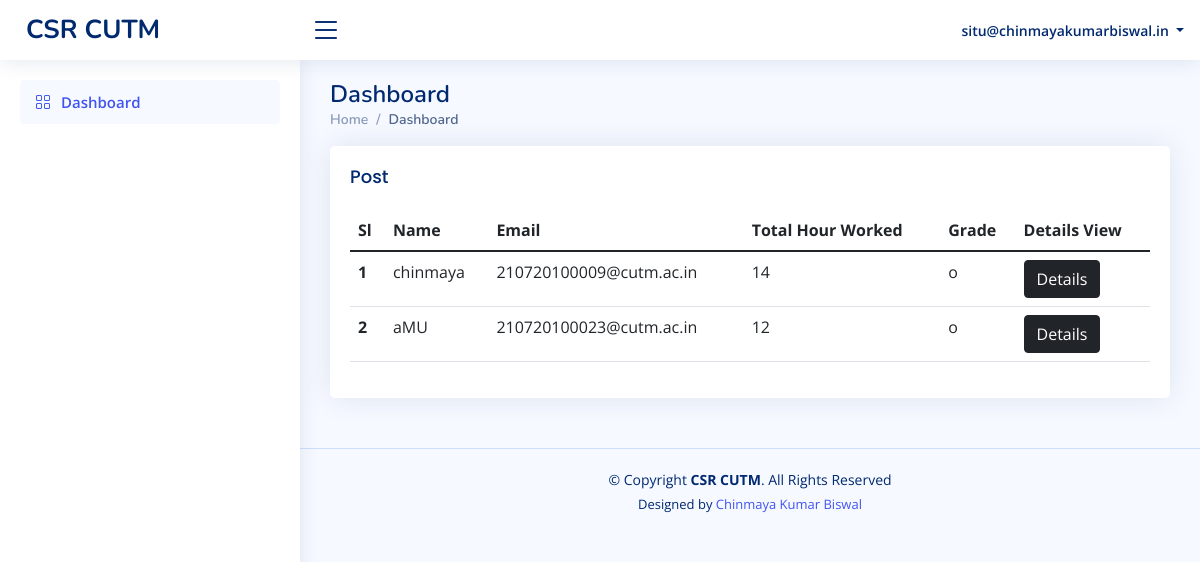
The page /adminlogin/admin.php (signed in) on the database its author committed.
### tables this page shows
CREATE TABLE `csrtimesheet` (
  `id` int(11) NOT NULL,
  `NameOfStd` varchar(255) NOT NULL,
  `emailOfStd` varchar(255) NOT NULL,
  `yearOfPr` varchar(255) NOT NULL,
  `csrPr` varchar(255) NOT NULL,
  `club` varchar(255) NOT NULL,
  `date` varchar(255) NOT NULL,
  `fromTime` varchar(255) NOT NULL,
  `endTime` varchar(255) NOT NULL,
  `totalTime` varchar(255) NOT NULL,
  `status` varchar(255) NOT NULL
);

### includes/function.php (called while the page is built, shortened)
<?php
    function getAllPostAdmin($db){
        $query="SELECT NameOfStd,emailOfStd,totalTime,id,SUM(totalTime) as totalTime FROM csrtimesheet GROUP BY emailOfStd ORDER BY id DESC";
        $run=mysqli_query($db,$query);
        $data=array();
        while($d=mysqli_fetch_assoc($run)){
            $data[]=$d;
        }
        return $data;
    }
?>

### adminlogin/admin.php (the view, shortened to what this page needs)
<?php
require('../includes/function.php');
$uemail=$_SESSION['email'];
  ?>
<!DOCTYPE html>
<html lang="en">
<head>
  <link href="assets/vendor/bootstrap/css/bootstrap.min.css" rel="stylesheet">
  <link href="assets/vendor/bootstrap-icons/bootstrap-icons.css" rel="stylesheet">
  <link href="assets/vendor/boxicons/css/boxicons.min.css" rel="stylesheet">
  <link href="assets/vendor/quill/quill.snow.css" rel="stylesheet">
  <link href="assets/vendor/quill/quill.bubble.css" rel="stylesheet">
  <link href="assets/vendor/remixicon/remixicon.css" rel="stylesheet">
  <link href="assets/vendor/simple-datatables/style.css" rel="stylesheet">
  <link href="assets/css/style.css" rel="stylesheet">
</head>
<body>
  <header id="header" class="header fixed-top d-flex align-items-center">
    <div class="d-flex align-items-center justify-content-between">
      <a href="admin.php" class="logo d-flex align-items-center">
        <span class="d-none d-lg-block">CSR CUTM</span>
      </a>
      <i class="bi bi-list toggle-sidebar-btn"></i>
    </div>
    <nav class="header-nav ms-auto">
      <ul class="d-flex align-items-center">
        <li class="nav-item dropdown pe-3">
          <a class="nav-link nav-profile d-flex align-items-center pe-0" href="#" data-bs-toggle="dropdown">
            <span class="d-none d-md-block dropdown-toggle ps-2"><?=$uemail?></suserNamepan>
          </a>
        </li>
      </ul>
    </nav>
  </header>
  <aside id="sidebar" class="sidebar">
    <ul class="sidebar-nav" id="sidebar-nav">
      <li class="nav-item">
        <a class="nav-link " href="admin.php">
          <i class="bi bi-grid"></i>
          <span>Dashboard</span>
        </a>
      </li>
    </ul>
  </aside>
  <main id="main" class="main">
    <div class="pagetitle">
      <h1>Dashboard</h1>
      <nav>
        <ol class="breadcrumb">
          <li class="breadcrumb-item"><a href="admin.php">Home</a></li>
          <li class="breadcrumb-item active">Dashboard</li>
        </ol>
      </nav>
    </div>
    <section class="section">
      <div class="row">
        <div class="col-lg-12">
          <div class="card">
            <div class="card-body">
              <h5 class="card-title">Post</h5>
              <table class="table datatable">
                <thead>
                  <tr>
                    <th>Sl</th>
                    <th scope="col">Name</th>
                    <th scope="col">Email</th>
                    <th scope="col">Total Hour Worked</th>
                    <th scope="col">Grade</th>
                    <th scope="col">Details View</th>
                  </tr>
                </thead>
                <tbody>
                  <?php
                    $conn =mysqli_connect('localhost','root','','cutm_csr');
                    $posts=getAllPostAdmin($conn);
                    $count=1;
                    foreach($posts as $post){
                      if ($post['totalTime'] >= 10) {
                        $gradeIs="o";
                      }
                      elseif ($post['totalTime'] >= 9) {
                        $gradeIs="E";
                      }
                      elseif ($post['totalTime'] >= 8) {
                        $gradeIs="A";
                      }
                      elseif ($post['totalTime'] >= 7) {
                        $gradeIs="B";
                      }
                      elseif ($post['totalTime'] >= 6) {
                        $gradeIs="C";
                      }
                      elseif ($post['totalTime'] >= 5) {
                        $gradeIs="D";
                      }
                      else{
                        $gradeIs="F";
                      }
                    ?>
                      <tr>
                        <th scope="row"><?=$count?></th>
                        <td><?=$post['NameOfStd']?></td>
                        <td><?=$post['emailOfStd']?></td>
                        <td><?=$post['totalTime']?></td>
                        <td><?=$gradeIs?></td>
                        <td>
                          <a href="#" class="btn btn-dark" target="_blank" data-toggle="modal" data-target=".<?=$post['id']?>">
                            Details
                          </a>
                        </td>
                      </tr>
                    <?php
                    $count++;
                  }
                  ?>
                </tbody>
              </table>
            </div>
          </div>
        </div>
      </div>
    </section>
  </main>
  <footer id="footer" class="footer">
    <div class="copyright">
      &copy; Copyright <strong><span>CSR CUTM</span></strong>. All Rights Reserved
    </div>
    <div class="credits">
      Designed by <a href="https://chinmayakumarbiswal.in/">Chinmaya Kumar Biswal</a>
    </div>
  </footer>
</body>
</html>

### adminlogin/assets/css/style.css (style rules this page uses)
:root { scroll-behavior: smooth; }
body { font-family: "Open Sans", sans-serif; background: #f6f9ff; color: #444444; }
a { color: #4154f1; text-decoration: none; }
h1, h2, h3, h4, h5, h6 { font-family: "Nunito", sans-serif; }
#main { margin-top: 60px; padding: 20px 30px; transition: all 0.3s; }
.pagetitle { margin-bottom: 10px; }
.pagetitle h1 { font-size: 24px; margin-bottom: 0; font-weight: 600; color: #012970; }
.card { margin-bottom: 30px; border: none; border-radius: 5px; box-shadow: 0px 0 30px rgba(1, 41, 112, 0.1); }
.card-title { padding: 20px 0 15px 0; font-size: 18px; font-weight: 500; color: #012970; font-family: "Poppins", sans-serif; }
.card-body { padding: 0 20px 20px 20px; }
.breadcrumb { font-size: 14px; font-family: "Nunito", sans-serif; color: #899bbd; font-weight: 600; }
.breadcrumb a { color: #899bbd; transition: 0.3s; }
.breadcrumb .breadcrumb-item::before { color: #899bbd; }
.breadcrumb .active { color: #51678f; font-weight: 600; }
.logo { line-height: 1; }
@media (min-width: 1200px) { .logo { width: 280px; } }
.logo span { font-size: 26px; font-weight: 700; color: #012970; font-family: "Nunito", sans-serif; }
.header { transition: all 0.5s; z-index: 997; height: 60px; box-shadow: 0px 2px 20px rgba(1, 41, 112, 0.1); background-color: #fff; padding-left: 20px; }
.header .toggle-sidebar-btn { font-size: 32px; padding-left: 10px; cursor: pointer; color: #012970; }
.header-nav ul { list-style: none; }
.header-nav > ul { margin: 0; padding: 0; }
.header-nav .nav-profile { color: #012970; }
.header-nav .nav-profile span { font-size: 14px; font-weight: 600; }
.sidebar { position: fixed; top: 60px; left: 0; bottom: 0; width: 300px; z-index: 996; transition: all 0.3s; padding: 20px; overflow-y: auto; scrollbar-width: thin; scrollbar-color: #aab7cf transparent; box-shadow: 0px 0px 20px rgba(1, 41, 112, 0.1); background-color: #fff; }
@media (min-width: 1200px) { #main, #footer { margin-left: 300px; } }
.sidebar-nav { padding: 0; margin: 0; list-style: none; }
.sidebar-nav li { padding: 0; margin: 0; list-style: none; }
.sidebar-nav .nav-item { margin-bottom: 5px; }
.sidebar-nav .nav-link { display: flex; align-items: center; font-size: 15px; font-weight: 600; color: #4154f1; transition: 0.3; background: #f6f9ff; padding: 10px 15px; border-radius: 4px; }
.sidebar-nav .nav-link i { font-size: 16px; margin-right: 10px; color: #4154f1; }
.footer { padding: 20px 0; font-size: 14px; transition: all 0.3s; border-top: 1px solid #cddfff; }
.footer .copyright { text-align: center; color: #012970; }
.footer .credits { padding-top: 5px; text-align: center; font-size: 13px; color: #012970; }

### rows shown on the page
csrtimesheet: NameOfStd "chinmaya", emailOfStd "210720100009@cutm.ac.in", totalTime "14", gradeIs "o"
csrtimesheet: NameOfStd "aMU", emailOfStd "210720100023@cutm.ac.in", totalTime "12", gradeIs "o"

### other values the page prints
$uemail "situ@chinmayakumarbiswal.in"
